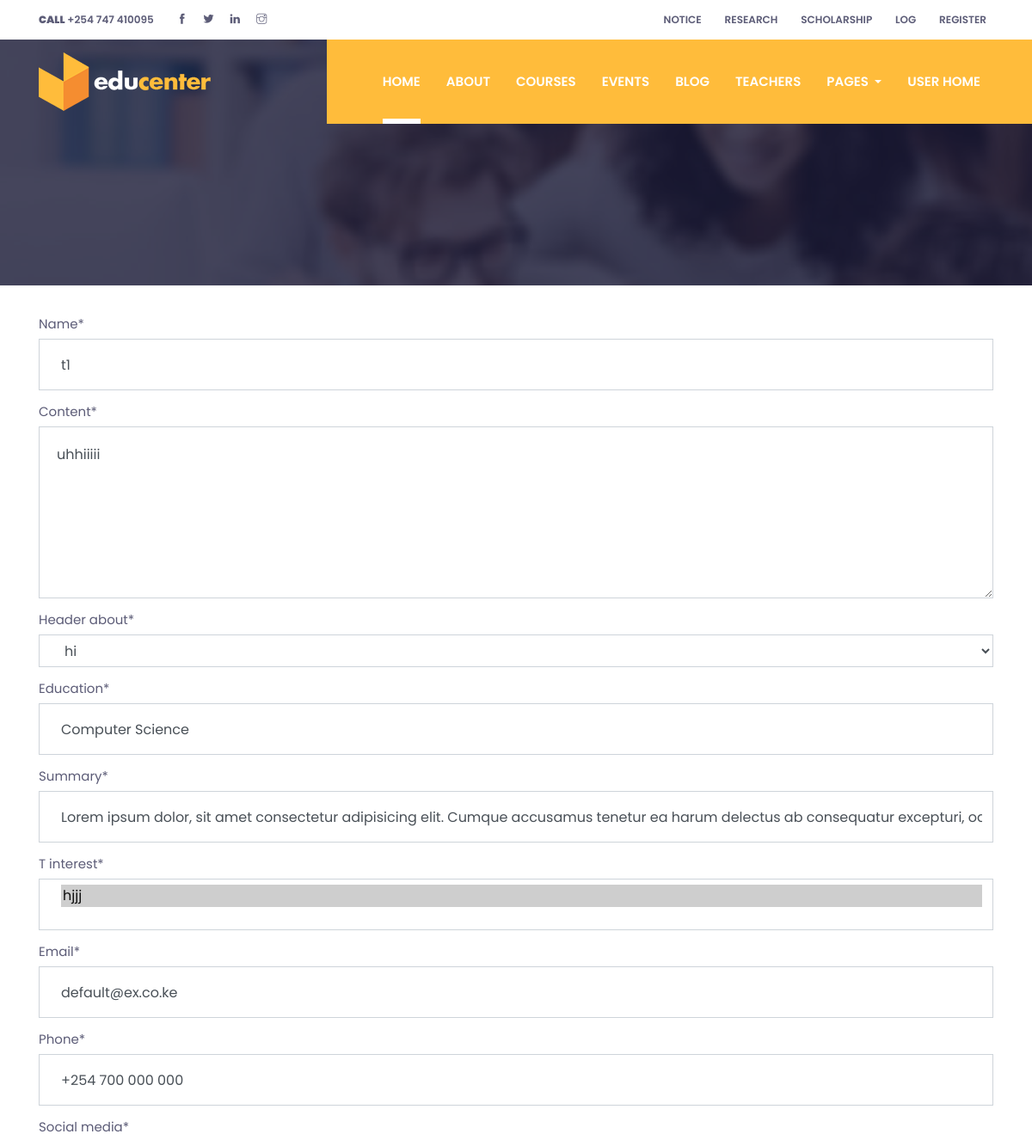
Before: /educenter/be/teacher/1/edit (upper part) with the older database file.
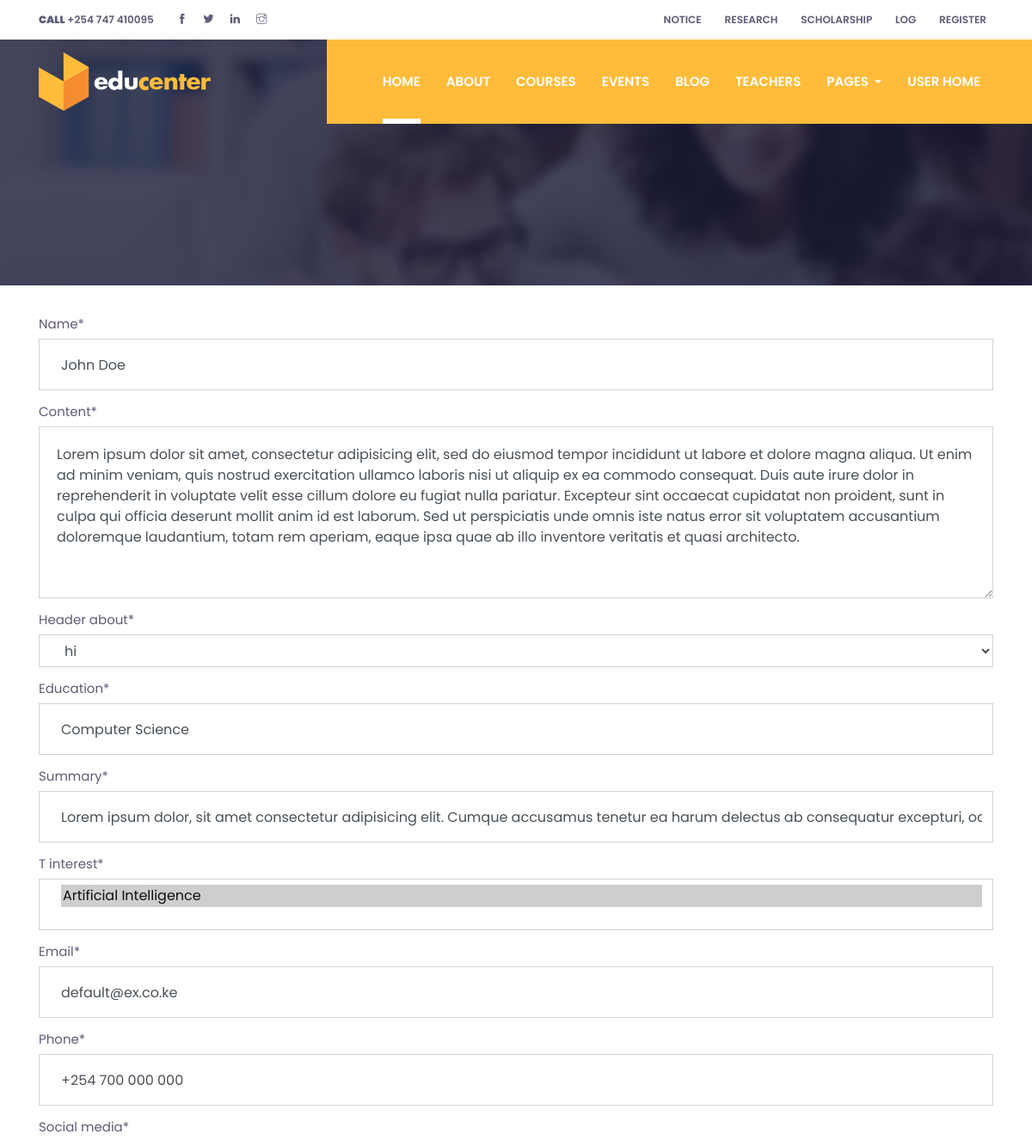
After: the same page with the newer database file.
### educenter/models.py (models this page shows)
class CommonInfo(models.Model):
    name = models.CharField(max_length=100, null=False)
    content = models.TextField(default='')
    header_about = models.ForeignKey('About', null=True, on_delete=models.CASCADE)
    class Meta:
        abstract = True
        ordering = ['id']
    def __str__(self):
        return self.name

class Teacher(CommonInfo):
    education = models.CharField(max_length=255)
    summary = models.CharField(max_length=255)
    t_interest = models.ManyToManyField('Interest')
    email = models.EmailField(default='default@ex.co.ke')
    phone = models.CharField(max_length=50, default='+254 700 000 000')
    social_media = models.CharField(max_length=50, default='default')
    address = models.CharField(max_length=100, default='Default, Setting')
    t_courses = models.ManyToManyField('Course')
    image_url = models.ImageField(upload_to='images/teachers/', null=True)
    model_name = models.CharField(max_length=100,default='teacher')

class About(CommonInfo):
    header_about = None
    model_name = models.CharField(max_length=100,default='about')

class Interest(CommonInfo):
    content = None
    model_name = models.CharField(max_length=100,default='interest')

class Course(CommonInfo):
    c_length = models.IntegerField()
    c_duration = models.IntegerField()
    c_requirement = models.ManyToManyField('Requirement')
    c_teacher = models.ForeignKey('Teacher', on_delete=models.SET_NULL, null=True)
    c_school = models.ForeignKey('School', on_delete=models.CASCADE)
    fees = models.FloatField(null=True, blank=True)
    funding = models.TextField(null=True, blank=True)
    image_url = models.ImageField(upload_to='images/courses/', null=True)
    model_name = models.CharField(max_length=100,default='course')

### eduback/views.py (the view)
class CustomEdit(UpdateView):
    fields = '__all__'
    template_name = 'educenter/be/edit.html'
    def get_context_data(self, **kwargs):
        context = super().get_context_data(**kwargs)
        context['plat'] = 'backend'
        context['platd'] = 'backend-d'
        return context

### templates/educenter/be/edit.html (shortened to what this page needs)
{% extends 'educenter/core/base.html' %}
{% load crispy_forms_tags %}
{% block content %}
{% include 'educenter/core/common/title.html' %}
<div class="container">
    <br><br>
    <form method=post>
        {{form|crispy}}
    </form>
</div>
{% endblock content %}

Changed rows visible on the page:
changed Teacher "hi": name "t1" → "John Doe"; content "uhhiiiii" → "Lorem ipsum dolor sit amet, consectetur adipisicing elit, sed do eiusmod tempor incididunt ut labore et dolore magna aliqua. Ut enim ad minim veniam, quis nostrud exercitation ullamco laboris nisi ut aliquip ex ea commodo consequat. Duis aute irure dolor in reprehenderit in voluptate velit esse cillum dolore eu fugiat nulla pariatur. Excepteur sint occaecat cupidatat non proident, sunt in culpa qui officia deserunt mollit anim id est laborum. Sed ut perspiciatis unde omnis iste natus error sit voluptatem accusantium doloremque laudantium, totam rem aperiam, eaque ipsa quae ab illo inventore veritatis et quasi architecto."
Other visible differences:
form field t_interest: "hjjj ☑" → "Artificial Intelligence ☑"
